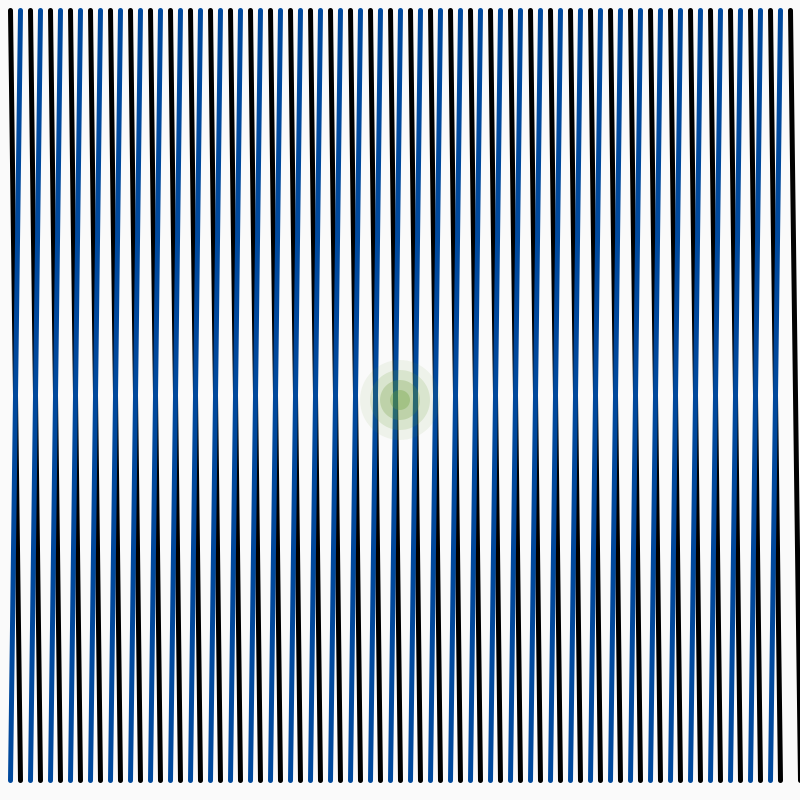
Frame 1 (no input)
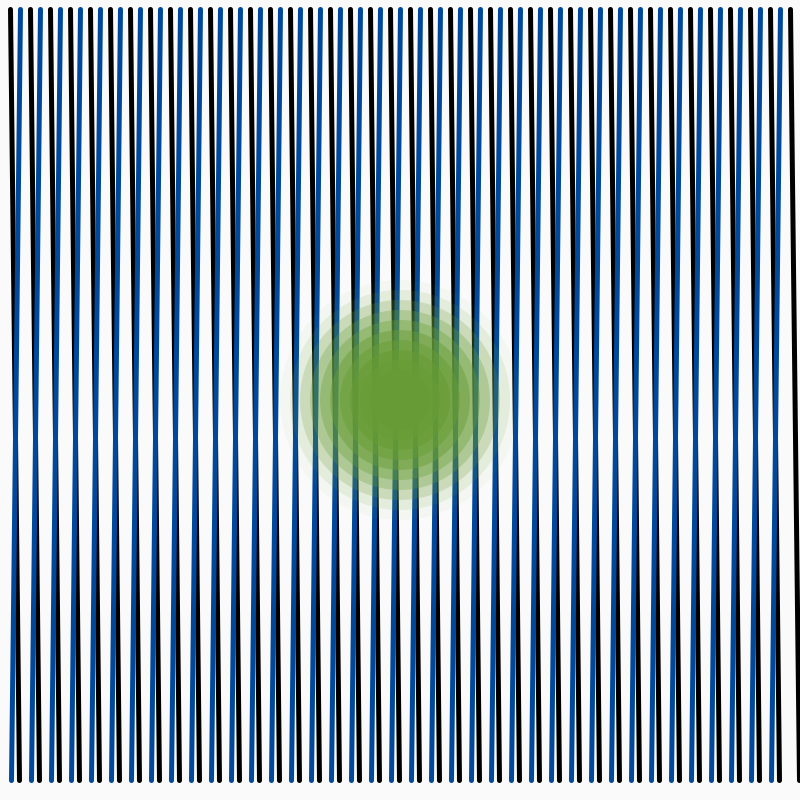
Frame 60 (the mouse pressed at the canvas centre just before this capture)
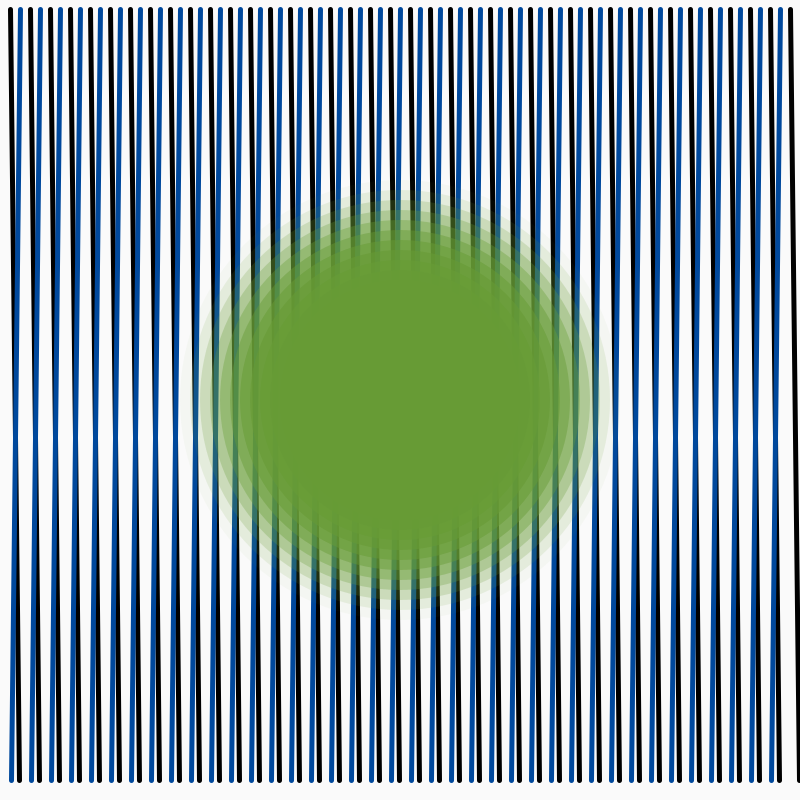
Frame 120 (the mouse held since frame 60 and released just before this capture)

The Processing sketch that drew these frames (run headless with seeded random() and noise(); from frame 60 on, the mouse is pressed at the canvas centre):

// Processing sketch: ejercicio_1_y_3
// ── ejercicio_1_y_3.pde
//UDD- Expresión Digital II
//s08t01IsidoraV 
//Ejercicios 1 y 3 de el versus, mas movimiento


//Posicion y diametro
float x, d;

//Suma de las posiciones
float sd, sx;

//colores
color v, a, n, b;

//Variables de fill
color fb;

void setup() {
  size(800, 800);
  smooth();

  //Posicion y diametro
  x = 10;
  d = 100;

  //Sumatoria
  sd = 50;
  sx = 1;

  //Colores
  v = color(103, 155, 53); //verde
  a = color(0, 72, 156); //azul
  n = color(0, 0, 0); //negro
  b = color(250, 250, 250); //blanco

  //Fills
  fb = b; //background
}

void draw() {
  background(fb);
   
   for(int i=10; i <= width; i+=20){
      stroke(n);
      strokeWeight(5);
      line(i, x, i+x, height-20);
}

  
   for(int j=20; j <= width - 10; j+=20){
      stroke(a);
      strokeWeight(5);
      line(j, x, j-x, height-20);
}


//ellipse que se agranda con el tiempo
   for (int i = 0; i <= width; i += 20){
      stroke(800);
      strokeWeight(1);
      fill(v, d - i);
      ellipse(width/2, height/2, i, i);
   }
   
   d += sd;
   x -= sx;
   
   if (d >= 800){
     sd *= -1;
   }
   
   if (d <= 100){
     sd *= -1;
   }
   
   if (x <= 0){
     sx *= -1;
   }
   
   if (x >= 10){
     sx *= -1;
   }
}
